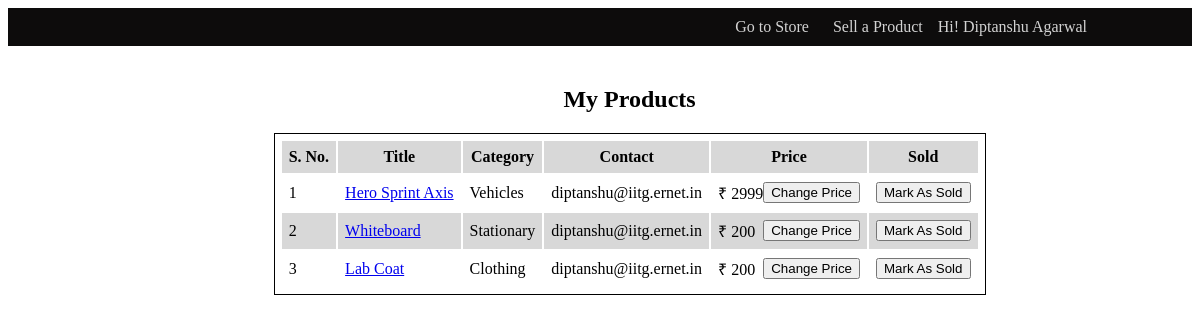
The app's page /dashboard (signed in) with its own data.
### tables this page shows
CREATE TABLE `products` (
  `id` int(10) unsigned NOT NULL AUTO_INCREMENT,
  `name` varchar(255) NOT NULL,
  `description` varchar(255) NOT NULL,
  `contact` varchar(255) NOT NULL,
  `image` varchar(255) NOT NULL,
  `price` int(10) unsigned NOT NULL,
  `category_id` int(10) unsigned NOT NULL,
  `user_id` int(10) unsigned NOT NULL,
  `datetime` datetime NOT NULL,
  `sold` char(1) NOT NULL DEFAULT 'n',
  PRIMARY KEY (`id`),
  KEY `user_id` (`user_id`),
  KEY `category_id` (`category_id`),
  CONSTRAINT `products_ibfk_1` FOREIGN KEY (`category_id`) REFERENCES `categories` (`id`) ON UPDATE CASCADE,
  CONSTRAINT `products_ibfk_2` FOREIGN KEY (`user_id`) REFERENCES `users` (`id`) ON UPDATE CASCADE
);

CREATE TABLE `categories` (
  `id` int(2) unsigned NOT NULL AUTO_INCREMENT,
  `name` varchar(255) NOT NULL,
  PRIMARY KEY (`id`),
  UNIQUE KEY `name` (`name`)
);

### models/db.php (called while the page is built, shortened)
<?php
    function get_products_by($option, $id)
    {
        $dbh = $GLOBALS["dbh"];
        if ($option === 1)
        {
            $stmt = $dbh->prepare("SELECT products.*, categories.name AS category, colleges.name AS college FROM products
            INNER JOIN categories ON products.category_id = categories.id INNER JOIN colleges ON colleges.id
            IN (SELECT college_id FROM users WHERE users.id = products.user_id)
            WHERE products.category_id = :id && products.sold = 'n' ORDER BY datetime DESC");
        }
        else if ($option === 3)
        {
            $stmt = $dbh->prepare("SELECT products.*, categories.name AS category FROM products INNER JOIN categories
            ON products.category_id = categories.id WHERE products.user_id = :id ORDER BY sold");
        }
        $stmt->bindParam(":id", $id);
        $stmt->execute();
        $products = $stmt->fetchAll(PDO::FETCH_ASSOC);
        return $products;
    }
?>

### controllers/dashboard.php (called while the page is built)
<?php
	$products = get_products_by(3, $_SESSION["id"]);
	render("dashboard_view", ["title" => "Dashboard", "products" => $products]);
?>

### public/index.php (called while the page is built, shortened)
<?php
    if (isset($_GET["url"]))
        $url = $_GET["url"];
    else
        $url = "store";
    require("../controllers/".$url.".php");
?>

### includes/helpers.php (called while the page is built, shortened)
<?php
    function render ($view, $values = [])
    {
        extract($values);
        require(__DIR__."/../views/header.php");
        require(__DIR__."/../views/".$view.".php");
        require(__DIR__."/../views/footer.php");
        exit;
    }
?>

### views/dashboard_view.php (the view, shortened to what this page needs)
<?php
    if (count($products) === 0)
    {
?>
        <center><h1>You are yet to upload any product for selling.</h1></center>
<?php
    }
    else
    {
?>
        <center><h2>My Products</h2></center>
        <table id="user-products">
            <tr>
                <th>S. No.</th>
                <th>Title</th>
                <th>Category</th>
                <th>Contact</th>
                <th>Price</th>
                <th>Sold</th>
            </tr>
            <?php
                $n = 1;
                foreach ($products as $product)
                {
            ?>
                    <tr>
                        <td><?= $n ?></td>
                        <td><a href="product?id=<?= $product["id"] ?>"><?= $product["name"] ?></a></td>
                        <td><?= $product["category"] ?></td>
                        <td><?= $product["contact"] ?></td>
                        <td>
                            <?php
                                if (intval($product["price"]) === 0)
                                {
                                    echo "On Donation";
                                }
                                else
                                {
                            ?>
                                <span class="symbol">&#8377;</span> <span class="price-display"><?= $product["price"] ?></span>
                            <?php
                                }
                            ?>
                            <button class="modal-btn" value="<?= $product["id"] ?>">Change Price</button>
                        </td>
                        <td>
                            <span>
                                <?php
                                    if ($product["sold"] === 'n')
                                    {
                                ?>
                                        <button class="sold-btn" value="<?= $product["id"] ?>">Mark As Sold</button>
                                <?php
                                    }
                                    else
                                    {
                                        echo "Yes";
                                    }
                                ?>
                            </span>
                        </td>
                    </tr>
            <?php
                    $n++;
                }
            ?>
        </table>
<?php
    }
?>

### public/css/styles.css (style rules this page uses)
#user-products { margin-left: auto; margin-right: auto; border: thin solid #000000; padding: 5px; }
#user-products tr:nth-child(odd) { background-color: #D8D8D8; }
#user-products td, th { padding: 7px; }
.modal-btn { float: right; }

### records on screen
products: name "Hero Sprint Axis", category.name "Vehicles", contact "diptanshu@iitg.ernet.in", price "2999"
products: name "Whiteboard", category.name "Stationary", contact "diptanshu@iitg.ernet.in", price "200", $product["id"] 4 (drawn)
products: name "Lab Coat", category.name "Clothing", contact "diptanshu@iitg.ernet.in", price "200", $product["id"] 5 (drawn)

### other values on screen
$_SESSION["name"] "Diptanshu Agarwal"
